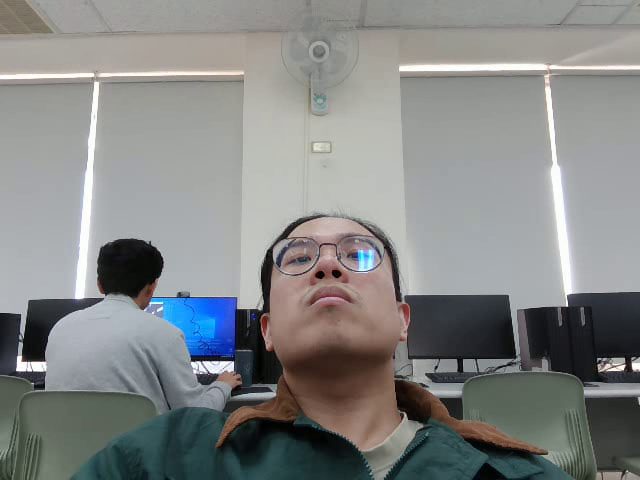
#> input picture frame 29 of week12 handout/output.avi, 640 x 480 px, given in place of the camera
$ python week12.py
#> lines starting #> are read from the running program, lines starting #| are printed output that depends on the picture; after the words box and inside, x2 and y2 are one past the last pixel; in counts of white or black regions, pixels touching at a corner belong together
import cv2

# Capture image from the webcam
cap = cv2.VideoCapture(0)
ret, frame = cap.read() # ret for success/failure, frame for the image
#> frame is the input picture: shape (480, 640, 3); mean B, G, R 132.9, 133.8, 132

# Release the capture
cap.release()

if ret:
    # Rotate 90 degrees to the right
    rotated = cv2.rotate(frame, cv2.ROTATE_90_CLOCKWISE)
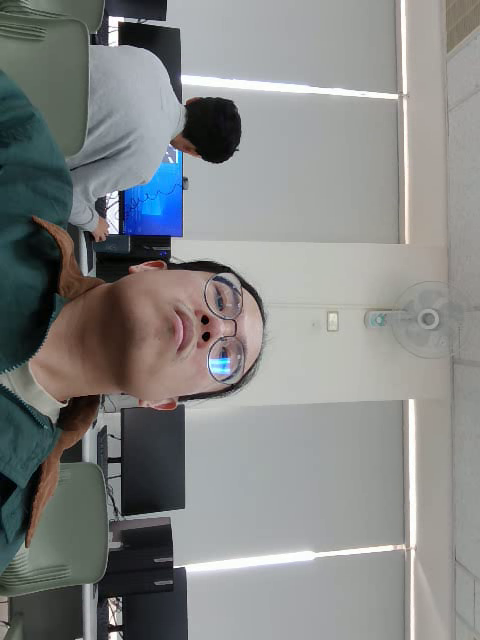
#> rotated: shape (640, 480, 3); mean B, G, R 132.9, 133.8, 132
    cv2.imwrite('week12 handout/rotated.jpg', rotated)

    # Horizontal flip
    flipped = cv2.flip(frame, 1)
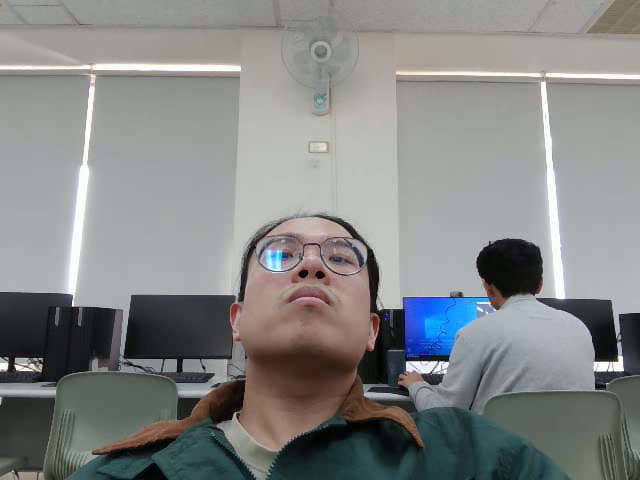
#> flipped: shape (480, 640, 3); mean B, G, R 132.9, 133.8, 132
    cv2.imwrite('week12 handout/flipped.jpg', flipped)

    # Gray scale
    gray = cv2.cvtColor(frame, cv2.COLOR_BGR2GRAY)
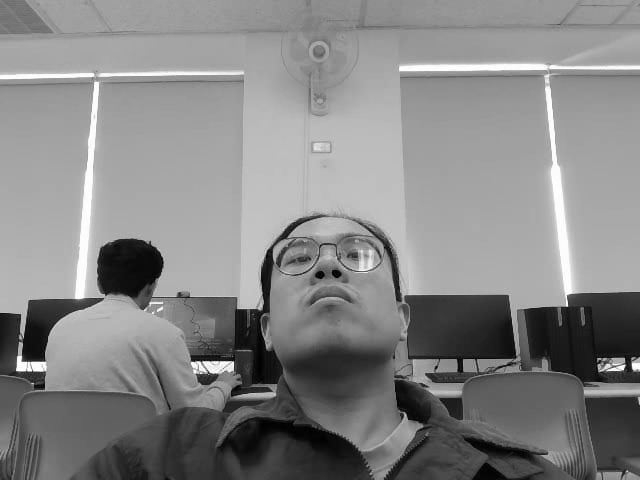
#> gray: shape (480, 640); min 0, max 255, mean 133.1
    cv2.imwrite('week12 handout/gray.jpg', gray)
else:
    print("Failed to capture image")
# IRL
# Real-time face detection with mosaic effect
face_cascade = cv2.CascadeClassifier(cv2.data.haarcascades + 'haarcascade_frontalface_default.xml')

# Reinitialize the video capture
cap = cv2.VideoCapture(0)

# Define the codec and create VideoWriter object
fourcc = cv2.VideoWriter_fourcc(*'XVID')
out = cv2.VideoWriter('week12 handout/output.avi', fourcc, 20.0, (640, 480))

while True:
    ret, frame = cap.read()
    if not ret:
        break

    # Convert to grayscale for face detection
    gray = cv2.cvtColor(frame, cv2.COLOR_BGR2GRAY)
    faces = face_cascade.detectMultiScale(gray, 1.1, 4)
#> faces = ()

    # Apply mosaic effect to detected faces
    for (x, y, w, h) in faces:
        face = frame[y:y+h, x:x+w]
        face = cv2.resize(face, (w//10, h//10))
        face = cv2.resize(face, (w, h), interpolation=cv2.INTER_NEAREST)
        frame[y:y+h, x:x+w] = face
#> this loop made 0 passes

    # Write the frame to the output video
    out.write(frame)

    # Display the resulting frame
    cv2.imshow('Face Detection with Mosaic', frame)

    # Break the loop on 'q' key press
    if cv2.waitKey(1) & 0xFF == ord('q'):
#> (key q is pressed here)
        break

# Release everything when done
cap.release()
out.release()
cv2.destroyAllWindows()

$ run again, starting later in the video
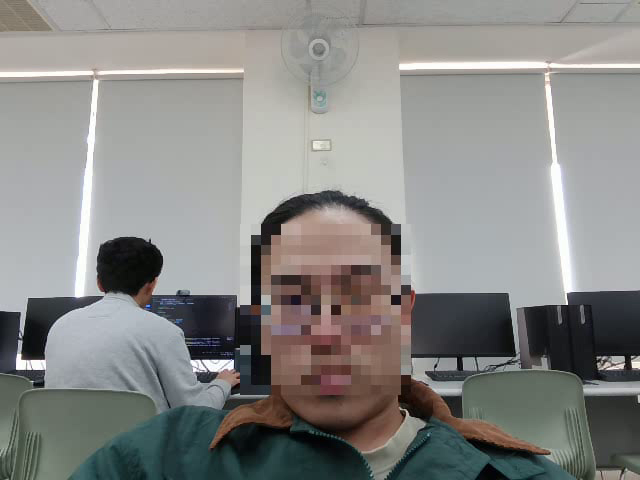
#> input picture frame 132 of week12 handout/output.avi, 640 x 480 px, given in place of the camera
#> frame is the input picture: shape (480, 640, 3); mean B, G, R 133, 135.3, 135.2
#> faces = [[240, 226, 173, 173]]
#> the loop `for (x, y, w, h) in faces:` made 1 pass
#> pass 1, `face = cv2.resize(face, (w, h), interpolation=cv2.INTER_NEAREST)`:
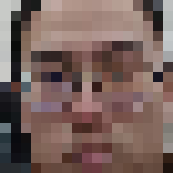
#> face: shape (173, 173, 3); mean B, G, R 92.5, 97.8, 119.9
#> after the loop `for (x, y, w, h) in faces:`:
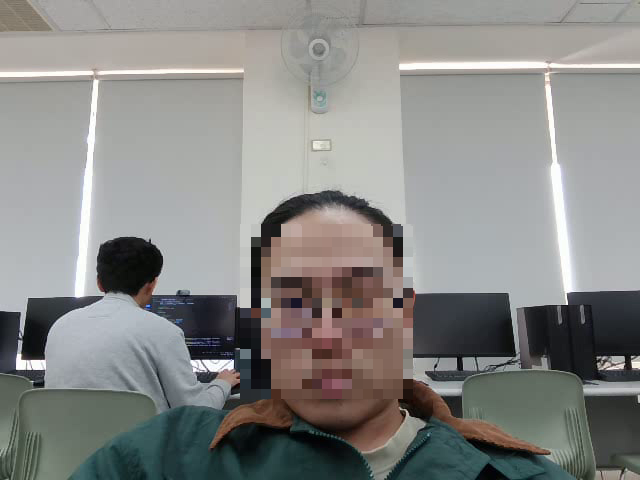
#> frame: shape (480, 640, 3); 8.78% of pixels changed, all inside (x1, y1, x2, y2) = (240, 226, 413, 399)

$ run again, starting later in the video
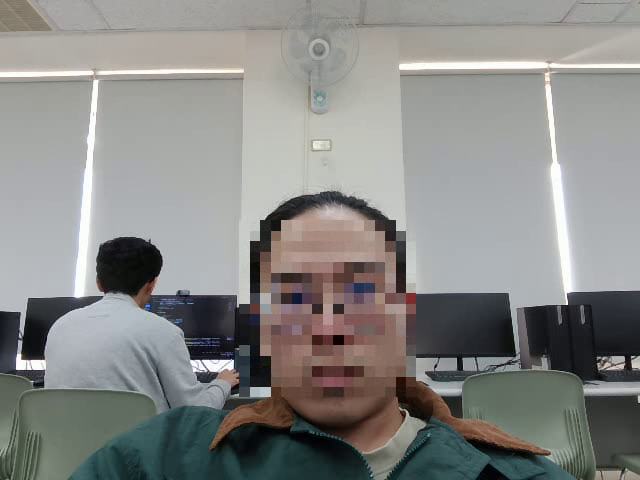
#> input picture frame 235 of week12 handout/output.avi, 640 x 480 px, given in place of the camera
#> frame is the input picture: shape (480, 640, 3); mean B, G, R 133.7, 136, 135.9
#> faces = [[238, 215, 182, 182]]
#> the loop `for (x, y, w, h) in faces:` made 1 pass
#> pass 1, `face = cv2.resize(face, (w, h), interpolation=cv2.INTER_NEAREST)`:
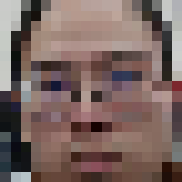
#> face: shape (182, 182, 3); mean B, G, R 97.3, 101.8, 122.4
#> after the loop `for (x, y, w, h) in faces:`:
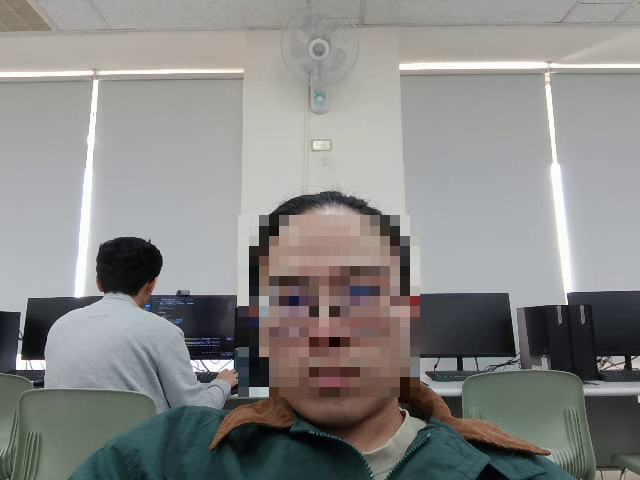
#> frame: shape (480, 640, 3); 10.41% of pixels changed, all inside (x1, y1, x2, y2) = (238, 215, 420, 397)
